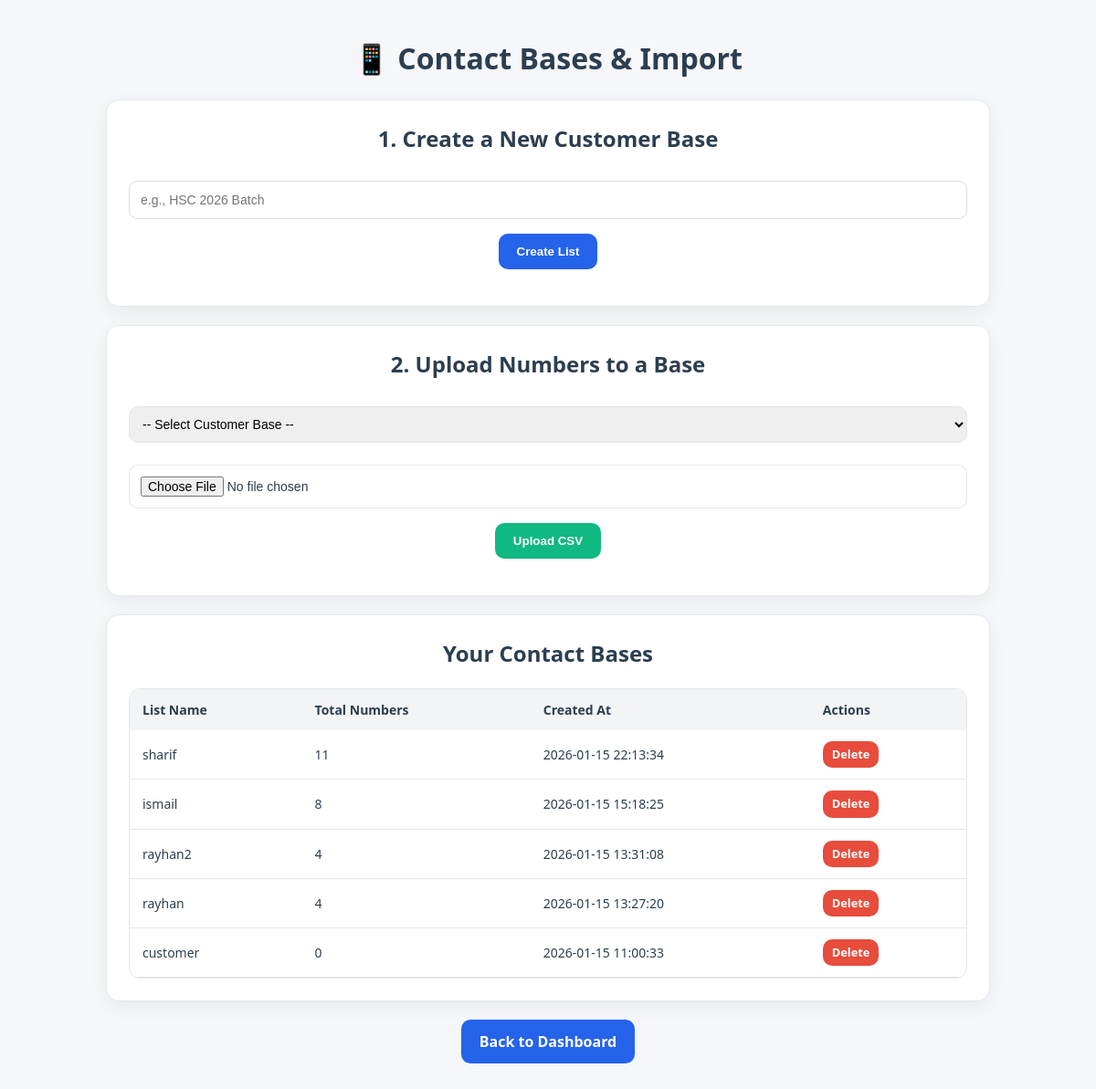
The page /main/public/contacts.php (signed in) on the database its author committed.
### tables this page shows
CREATE TABLE IF NOT EXISTS `contact_lists` (
  `id` int(11) NOT NULL AUTO_INCREMENT,
  `list_name` varchar(100) NOT NULL,
  `description` text DEFAULT NULL,
  `created_at` timestamp NULL DEFAULT current_timestamp(),
  `user_id` int(11) NOT NULL,
  PRIMARY KEY (`id`),
  KEY `user_id` (`user_id`),
  CONSTRAINT `fk_lists_user` FOREIGN KEY (`user_id`) REFERENCES `users` (`id`) ON DELETE CASCADE
);

### main/public/contacts.php (the view, shortened to what this page needs)
<?php
require_once __DIR__ . '/../config/db.php';
$user_id = $_SESSION['user_id'];
$page = isset($_GET['page']) ? (int)$_GET['page'] : 1;
$limit = 5;
$offset = ($page - 1) * $limit;
$listStmt = $pdo->prepare("SELECT * FROM contact_lists WHERE user_id = :user_id ORDER BY created_at DESC LIMIT :limit OFFSET :offset");
$listStmt->bindValue(':user_id', $user_id, PDO::PARAM_INT);
$listStmt->bindValue(':limit', $limit, PDO::PARAM_INT);
$listStmt->bindValue(':offset', $offset, PDO::PARAM_INT);
$listStmt->execute();
$myLists = $listStmt->fetchAll(PDO::FETCH_ASSOC);
?>
<!DOCTYPE html>
<html lang="en">
<head>
    <link rel="stylesheet" href="assets/style.css">
</head>
<body>
    <div class="container">
        <h1>📱 Contact Bases & Import</h1>
        <div class="card">
            <h2>1. Create a New Customer Base</h2>
            <form method="POST" class="row">
                <input type="text" name="list_name" placeholder="e.g., HSC 2026 Batch" required class="file-input"
                    style="border: 1px solid #ddd;">
                <button type="submit" name="create_list" class="btn">Create List</button>
            </form>
        </div>
        <div class="card" style="margin-top: 20px;">
            <h2>2. Upload Numbers to a Base</h2>
            <form method="POST" enctype="multipart/form-data" class="row">
                <select name="target_list_id" required style="padding: 10px; border-radius: 10px;">
                    <option value="">-- Select Customer Base --</option>
                </select>
                <input type="file" name="csv_file" accept=".csv" required class="file-input">
                <button type="submit" name="import_csv" class="btn secondary">Upload CSV</button>
            </form>
        </div>
        <div class="card" style="margin-top: 20px;">
            <h2>Your Contact Bases</h2>
            <div class="table-wrap">
                <table>
                    <thead>
                        <tr>
                            <th>List Name</th>
                            <th>Total Numbers</th>
                            <th>Created At</th>
                            <th>Actions</th>
                        </tr>
                    </thead>
                    <tbody>
                        <?php foreach ($myLists as $list):
                            $countStmt = $pdo->prepare("SELECT COUNT(*) FROM marketing_user_number WHERE list_id = ?");
                            $countStmt->execute([$list['id']]);
                            $count = $countStmt->fetchColumn();
                        ?>
                            <tr>
                                <td><?php echo htmlspecialchars($list['list_name']); ?></td>
                                <td><?php echo $count; ?></td>
                                <td><?php echo $list['created_at']; ?></td>
                                <td><a href="#" class="btn"
                                        style="background-color: #e74c3c; padding: 5px 10px; font-size: 0.8rem;"
                                        onclick="event.preventDefault(); Popup.confirm('Are you sure you want to delete this list and all its numbers?', () => window.location.href='?delete_list=<?php echo $list['id']; ?>', 'Confirm Deletion')">Delete</a>
                                </td>
                            </tr>
                        <?php endforeach; ?>
                    </tbody>
                </table>
            </div>
        </div>
        <div class="row" style="margin-top: 20px;">
            <a href="index.php" class="btn">Back to Dashboard</a>
        </div>
    </div>
    <link rel="stylesheet" href="assets/popup.css">
</body>
</html>

### main/public/assets/style.css (style rules this page uses)
:root { --bg: #f5f7fb; --card: #ffffff; --text: #2c3e50; --muted: #6b7280; --primary: #2563eb; --primary-dark: #1e40af; --success: #16a34a; --success-bg: #e7f7ec; --danger: #dc2626; --danger-bg: #fde8e8; --border: #e5e7eb; --shadow: 0 6px 20px rgba(0, 0, 0, .06); --radius: 14px; }
* { box-sizing: border-box; }
body { margin: 0; font-family: system-ui, -apple-system, Segoe UI, Roboto, sans-serif; background: var(--bg); color: var(--text); line-height: 1.5; }
.container { max-width: 1000px; margin: 40px auto; padding: 0 16px; }
.card { background: var(--card); border: 1px solid var(--border); border-radius: var(--radius); box-shadow: var(--shadow); padding: 24px; margin-bottom: 20px; }
h1, h2 { text-align: center; margin-top: 0; }
.row { display: flex; gap: 16px; flex-wrap: wrap; justify-content: center; margin-bottom: 16px; }
.file-input, select, textarea, input[type="text"], input[type="email"], input[type="password"] { padding: 12px; border: 1px solid var(--border); border-radius: 10px; width: 100%; margin-top: 8px; font-size: 14px; }
.btn { appearance: none; border: none; border-radius: 10px; padding: 12px 20px; background: var(--primary); color: #fff; cursor: pointer; font-weight: 600; transition: transform 0.15s ease, background 0.15s ease; text-decoration: none; display: inline-block; }
.btn.secondary { background: #10b981; }
.table-wrap { overflow-x: auto; border-radius: 12px; border: 1px solid var(--border); }
table { width: 100%; border-collapse: collapse; }
thead th { background: #f3f4f6; text-align: left; padding: 12px 14px; font-size: 14px; }
tbody td { padding: 12px 14px; border-bottom: 1px solid var(--border); font-size: 14px; }

### rows shown on the page
contact_lists: list_name "sharif", count "11", created_at "2026-01-15 22:13:34"
contact_lists: list_name "ismail", count "8", created_at "2026-01-15 15:18:25"
contact_lists: list_name "rayhan2", count "4", created_at "2026-01-15 13:31:08"
contact_lists: list_name "rayhan", count "4", created_at "2026-01-15 13:27:20"
contact_lists: list_name "customer", count "0", created_at "2026-01-15 11:00:33"
